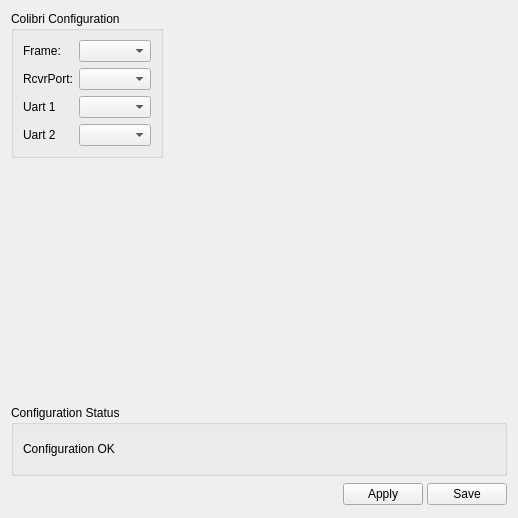
<?xml version="1.0" encoding="UTF-8"?>
<ui version="4.0">
 <class>ColibriConfiguration</class>
 <widget class="QWidget" name="ColibriConfiguration">
  <property name="geometry">
   <rect>
    <x>0</x>
    <y>0</y>
    <width>518</width>
    <height>518</height>
   </rect>
  </property>
  <property name="windowTitle">
   <string>Form</string>
  </property>
  <layout class="QVBoxLayout" name="verticalLayout">
   <item>
    <layout class="QHBoxLayout" name="horizontalLayout">
     <item>
      <layout class="QVBoxLayout" name="verticalLayout_3">
       <item>
        <widget class="QGroupBox" name="groupBox">
         <property name="sizePolicy">
          <sizepolicy hsizetype="Preferred" vsizetype="Minimum">
           <horstretch>0</horstretch>
           <verstretch>0</verstretch>
          </sizepolicy>
         </property>
         <property name="maximumSize">
          <size>
           <width>250</width>
           <height>16777215</height>
          </size>
         </property>
         <property name="title">
          <string>Colibri Configuration</string>
         </property>
         <layout class="QFormLayout" name="formLayout_2">
          <property name="fieldGrowthPolicy">
           <enum>QFormLayout::FieldsStayAtSizeHint</enum>
          </property>
          <item row="0" column="0">
           <widget class="QLabel" name="label_4">
            <property name="text">
             <string>Frame:</string>
            </property>
           </widget>
          </item>
          <item row="0" column="1">
           <widget class="QComboBox" name="cmbFrame"/>
          </item>
          <item row="1" column="0">
           <widget class="QLabel" name="label">
            <property name="text">
             <string>RcvrPort:</string>
            </property>
           </widget>
          </item>
          <item row="1" column="1">
           <widget class="QComboBox" name="cmbRcvrPort"/>
          </item>
          <item row="2" column="0">
           <widget class="QLabel" name="label_2">
            <property name="text">
             <string>Uart 1</string>
            </property>
           </widget>
          </item>
          <item row="2" column="1">
           <widget class="QComboBox" name="cmbUart1"/>
          </item>
          <item row="3" column="0">
           <widget class="QLabel" name="label_3">
            <property name="text">
             <string>Uart 2</string>
            </property>
           </widget>
          </item>
          <item row="3" column="1">
           <widget class="QComboBox" name="cmbUart2"/>
          </item>
         </layout>
        </widget>
       </item>
       <item>
        <spacer name="verticalSpacer_2">
         <property name="orientation">
          <enum>Qt::Vertical</enum>
         </property>
         <property name="sizeHint" stdset="0">
          <size>
           <width>20</width>
           <height>40</height>
          </size>
         </property>
        </spacer>
       </item>
      </layout>
     </item>
     <item>
      <layout class="QVBoxLayout" name="verticalLayout_4">
       <item>
        <spacer name="verticalSpacer_4">
         <property name="orientation">
          <enum>Qt::Vertical</enum>
         </property>
         <property name="sizeType">
          <enum>QSizePolicy::Fixed</enum>
         </property>
         <property name="sizeHint" stdset="0">
          <size>
           <width>20</width>
           <height>5</height>
          </size>
         </property>
        </spacer>
       </item>
       <item>
        <widget class="QLabel" name="lblImage">
         <property name="sizePolicy">
          <sizepolicy hsizetype="Expanding" vsizetype="Expanding">
           <horstretch>0</horstretch>
           <verstretch>0</verstretch>
          </sizepolicy>
         </property>
         <property name="minimumSize">
          <size>
           <width>250</width>
           <height>150</height>
          </size>
         </property>
         <property name="maximumSize">
          <size>
           <width>250</width>
           <height>150</height>
          </size>
         </property>
         <property name="text">
          <string/>
         </property>
        </widget>
       </item>
       <item>
        <spacer name="verticalSpacer_3">
         <property name="orientation">
          <enum>Qt::Vertical</enum>
         </property>
         <property name="sizeHint" stdset="0">
          <size>
           <width>20</width>
           <height>40</height>
          </size>
         </property>
        </spacer>
       </item>
      </layout>
     </item>
     <item>
      <spacer name="horizontalSpacer_2">
       <property name="orientation">
        <enum>Qt::Horizontal</enum>
       </property>
       <property name="sizeHint" stdset="0">
        <size>
         <width>40</width>
         <height>20</height>
        </size>
       </property>
      </spacer>
     </item>
    </layout>
   </item>
   <item>
    <spacer name="verticalSpacer">
     <property name="orientation">
      <enum>Qt::Vertical</enum>
     </property>
     <property name="sizeHint" stdset="0">
      <size>
       <width>20</width>
       <height>123</height>
      </size>
     </property>
    </spacer>
   </item>
   <item>
    <widget class="QGroupBox" name="groupBox_2">
     <property name="title">
      <string>Configuration Status</string>
     </property>
     <layout class="QVBoxLayout" name="verticalLayout_2">
      <item>
       <widget class="QLabel" name="lblConfigMessage">
        <property name="minimumSize">
         <size>
          <width>0</width>
          <height>30</height>
         </size>
        </property>
        <property name="text">
         <string>Configuration OK</string>
        </property>
        <property name="wordWrap">
         <bool>true</bool>
        </property>
       </widget>
      </item>
     </layout>
    </widget>
   </item>
   <item>
    <layout class="QHBoxLayout" name="horizontalLayout_2">
     <property name="spacing">
      <number>4</number>
     </property>
     <item>
      <spacer name="horizontalSpacer">
       <property name="orientation">
        <enum>Qt::Horizontal</enum>
       </property>
       <property name="sizeHint" stdset="0">
        <size>
         <width>369</width>
         <height>20</height>
        </size>
       </property>
      </spacer>
     </item>
     <item>
      <widget class="QPushButton" name="help">
       <property name="sizePolicy">
        <sizepolicy hsizetype="Fixed" vsizetype="Fixed">
         <horstretch>0</horstretch>
         <verstretch>0</verstretch>
        </sizepolicy>
       </property>
       <property name="minimumSize">
        <size>
         <width>25</width>
         <height>25</height>
        </size>
       </property>
       <property name="maximumSize">
        <size>
         <width>25</width>
         <height>25</height>
        </size>
       </property>
       <property name="toolTip">
        <string>Takes you to the wiki page</string>
       </property>
       <property name="text">
        <string/>
       </property>
       <property name="icon">
        <iconset resource="../coreplugin/core.qrc">
         <normaloff>:/core/images/helpicon.svg</normaloff>:/core/images/helpicon.svg</iconset>
       </property>
       <property name="iconSize">
        <size>
         <width>25</width>
         <height>25</height>
        </size>
       </property>
       <property name="flat">
        <bool>true</bool>
       </property>
      </widget>
     </item>
     <item>
      <widget class="QPushButton" name="applySettings">
       <property name="minimumSize">
        <size>
         <width>0</width>
         <height>0</height>
        </size>
       </property>
       <property name="maximumSize">
        <size>
         <width>16777215</width>
         <height>16777215</height>
        </size>
       </property>
       <property name="palette">
        <palette>
         <active>
          <colorrole role="Base">
           <brush brushstyle="SolidPattern">
            <color alpha="0">
             <red>255</red>
             <green>255</green>
             <blue>255</blue>
            </color>
           </brush>
          </colorrole>
          <colorrole role="Window">
           <brush brushstyle="SolidPattern">
            <color alpha="255">
             <red>232</red>
             <green>232</green>
             <blue>232</blue>
            </color>
           </brush>
          </colorrole>
         </active>
         <inactive>
          <colorrole role="Base">
           <brush brushstyle="SolidPattern">
            <color alpha="0">
             <red>255</red>
             <green>255</green>
             <blue>255</blue>
            </color>
           </brush>
          </colorrole>
          <colorrole role="Window">
           <brush brushstyle="SolidPattern">
            <color alpha="255">
             <red>232</red>
             <green>232</green>
             <blue>232</blue>
            </color>
           </brush>
          </colorrole>
         </inactive>
         <disabled>
          <colorrole role="Base">
           <brush brushstyle="SolidPattern">
            <color alpha="255">
             <red>232</red>
             <green>232</green>
             <blue>232</blue>
            </color>
           </brush>
          </colorrole>
          <colorrole role="Window">
           <brush brushstyle="SolidPattern">
            <color alpha="255">
             <red>232</red>
             <green>232</green>
             <blue>232</blue>
            </color>
           </brush>
          </colorrole>
         </disabled>
        </palette>
       </property>
       <property name="toolTip">
        <string>Send to flight controller but don't write to non volatile memory.
Beware of not locking yourself out!</string>
       </property>
       <property name="autoFillBackground">
        <bool>false</bool>
       </property>
       <property name="styleSheet">
        <string notr="true"/>
       </property>
       <property name="text">
        <string>Apply</string>
       </property>
       <property name="iconSize">
        <size>
         <width>16</width>
         <height>16</height>
        </size>
       </property>
       <property name="checkable">
        <bool>false</bool>
       </property>
      </widget>
     </item>
     <item>
      <widget class="QPushButton" name="saveSettings">
       <property name="minimumSize">
        <size>
         <width>0</width>
         <height>0</height>
        </size>
       </property>
       <property name="maximumSize">
        <size>
         <width>16777215</width>
         <height>16777215</height>
        </size>
       </property>
       <property name="toolTip">
        <string>Applies and Saves all settings to SD.
Beware of not locking yourself out!</string>
       </property>
       <property name="autoFillBackground">
        <bool>false</bool>
       </property>
       <property name="styleSheet">
        <string notr="true"/>
       </property>
       <property name="text">
        <string>Save</string>
       </property>
      </widget>
     </item>
    </layout>
   </item>
  </layout>
 </widget>
 <resources>
  <include location="../coreplugin/core.qrc"/>
  <include location="../coreplugin/core.qrc"/>
 </resources>
 <connections/>
</ui>
